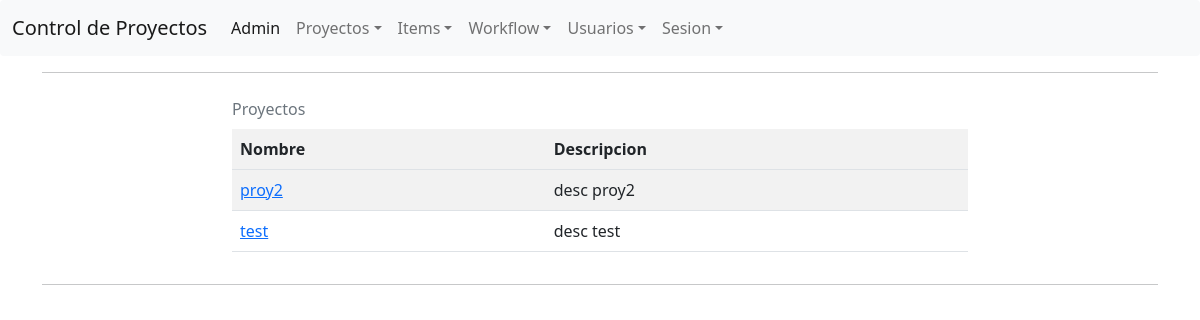
The page /proyectos/ on the database its author committed.
### ControlProyecto/models/Proyecto.py (models this page shows, shortened)
class Proyecto(models.Model):
    nombre = models.CharField(max_length=32)
    descripcion = models.TextField(null=True)
    usuarios = models.ManyToManyField("Usuario", through="RolUsuario", blank=True)

### ControlProyecto/views/ProyectoView.py (the view)
# urls.py: path('proyectos/', ProyectoListView.as_view(), name="listado-proyecto"),
class ProyectoListView(ListView):
    model = Proyecto
    ordering = ["nombre"]
    queryset = Proyecto.objects.all()
    context_object_name = "proyectos"
    paginate_by = 10
    template_name = "listado_proyectos.html"

### ControlProyecto/templates/listado_proyectos.html (shortened to what this page needs)
{% extends "base.html" %}
{% block content %}
<table>
    <caption>
        Proyectos
    </caption>
    <tr>
        <th>Nombre</th>
        <th>Descripcion</th>
    </tr>
    <tr>
        {% for p in proyectos %}
    <tr>
        <td><a href="{% url "detalle-proyecto" pk=p.id %}">{{ p.nombre }}</a></td>
        <td>{{ p.descripcion }}</td>
    </tr>
    {% endfor %}
    </tr>
</table>
{% endblock %}

### ControlProyecto/templates/base.html (style rules this page uses)
caption { caption-side: top; }

### rows shown on the page
Proyecto: nombre "proy2", descripcion "desc proy2"
Proyecto: nombre "test", descripcion "desc test"
